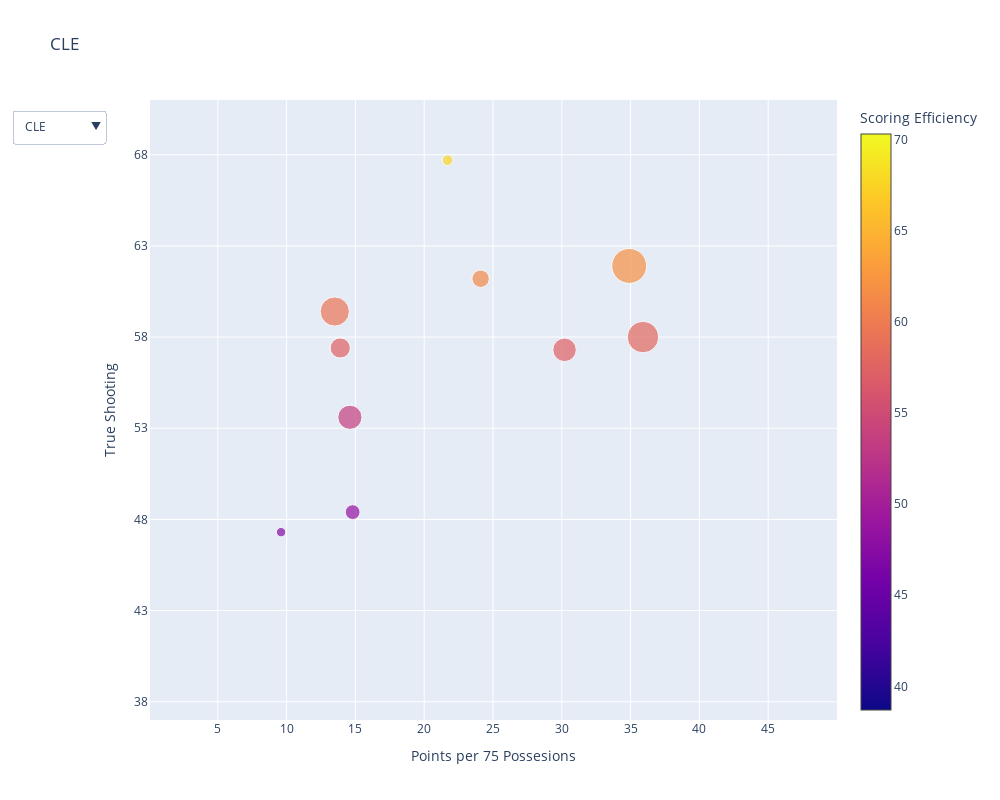

Notebook cell for this chart:
### Code cell
zmax = df['TS%'].max()
zmin = df['TS%'].min()

fig = go.Figure()
fig.add_trace(
        go.Scatter(

            visible = True,
            x = df['PTS'],
            y = df['TS%'],
            text = df['Player'],
            hovertemplate =
            '<b>%{text}</b>'+
    '<br><i>Points per 75</i>: %{x:.2f}<br>'+
    'True Shooting: %{y}'
    ,
            name = 'all_teams',
            marker=dict(
            cmin=zmin ,
            cmax=zmax,
            size=df['MP'] / 80,
            colorbar=dict(
            title="Scoring Efficiency",
            tickformatstops = [{'dtickrange': [40,80]
                              }]
           
    
        ),
        autocolorscale = True,
        color=  df['TS%'],

    ),
   

    mode="markers"
        ))

for team in teams:
    df_team = df[df['Tm'] == team]
   
    
    fig.add_trace(
        go.Scatter(

            visible = False,
            x = df_team['PTS'],
            y = df_team['TS%'],
            text = df_team['Player'],
            hovertemplate =
            '<b>%{text}</b>'+
    '<br><i>Points per 75</i>: %{x:.2f}<br>'+
    'True Shooting: %{y}'
    ,
            name = team,
            marker=dict(
            cmin=zmin ,
            cmax=zmax,
            size=df_team['MP'] / 80,
            colorbar=dict(
            title="Scoring Efficiency"
           
    
        ),
        autocolorscale = True,
        color=  df_team['TS%'],

    ),
   

    mode="markers"
        )
        
    )  
fig.update_layout(
    autosize=False,
    width=1000,
    height=800,
showlegend= False)  
fig.update_layout(
updatemenus=[go.layout.Updatemenu(
        active=0,
        buttons= my_list,
        direction="down",
            pad={"r": 10, "t": 10},
            showactive=True,
            
         
)],
)
fig.update_layout(yaxis_range=[int(zmin -1),int(zmax +1)], xaxis_range = [0,50])
fig.update_yaxes(tickvals=[i for i in range(int(zmin),int(zmax),5)], title_text = "True Shooting",)
fig.update_xaxes(tickvals = [i for i in range (5,50,5)], title_text = 'Points per 75 Possesions')

fig.show()
